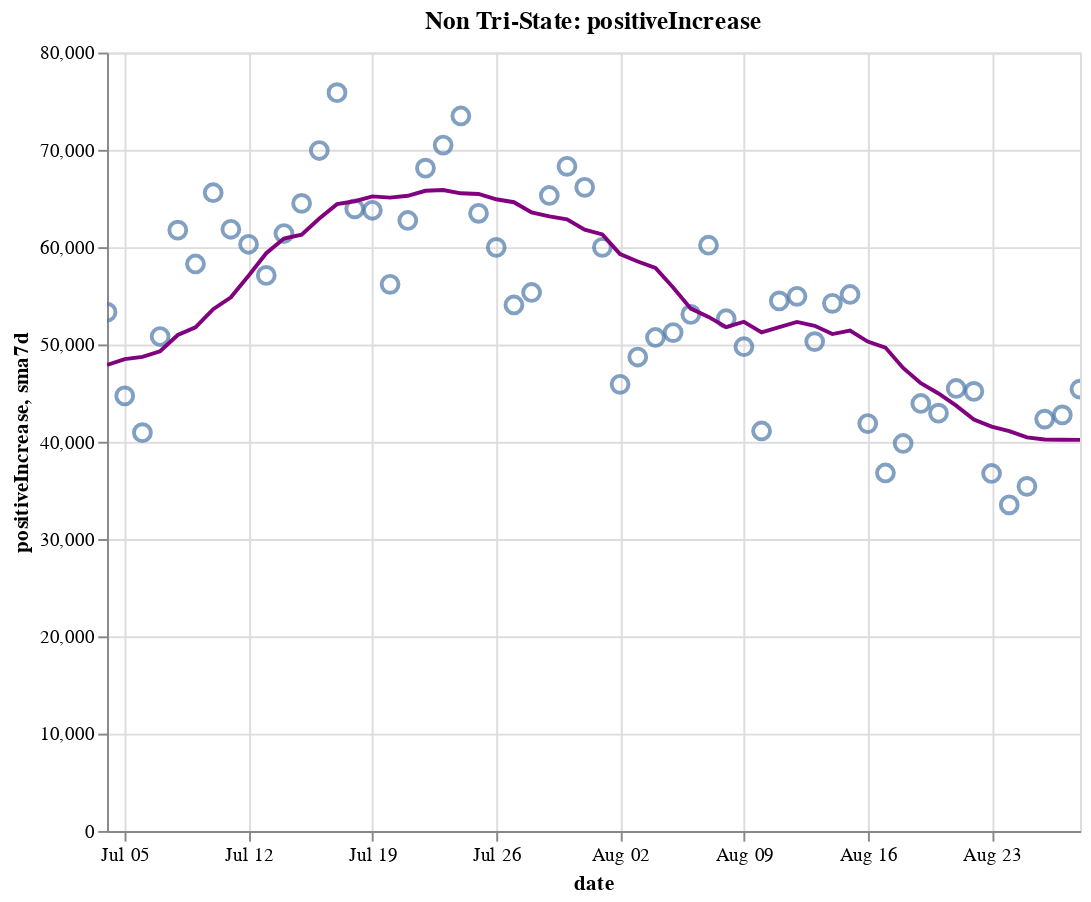

This figure's notebook cell:
### Code cell
create_plot(non_tristate, 'positiveIncrease')

### Figure 1 — Vega-Lite specification as saved in the notebook (floating-point values rounded to 4 significant figures)
{"config": {"view": {"continuousWidth": 400, "continuousHeight": 300}}, "layer": [{"layer": [{"mark": {"type": "point", "size": 75}, "encoding": {"tooltip": [{"type": "temporal", "field": "date"}, {"type": "quantitative", "field": "positiveIncrease"}, {"type": "quantitative", "field": "sma7d"}], "x": {"type": "temporal", "field": "date"}, "y": {"type": "quantitative", "field": "positiveIncrease"}}, "selection": {"selector014": {"type": "interval", "bind": "scales", "encodings": ["x", "y"]}}}, {"mark": {"type": "line", "color": "purple"}, "encoding": {"x": {"type": "temporal", "field": "date"}, "y": {"type": "quantitative", "field": "sma7d"}}}]}, {"mark": {"type": "rule", "color": "#aaa"}, "encoding": {"x": {"type": "temporal", "field": "date"}}, "transform": [{"filter": {"selection": "selector013"}}]}, {"mark": "circle", "encoding": {"opacity": {"condition": {"value": 1, "selection": "selector013"}, "value": 0}, "tooltip": [{"type": "temporal", "field": "date"}, {"type": "quantitative", "field": "positiveIncrease"}, {"type": "quantitative", "field": "sma7d"}], "x": {"type": "temporal", "field": "date"}, "y": {"type": "quantitative", "field": "positiveIncrease"}}, "selection": {"selector013": {"type": "single", "encodings": ["x"], "on": "mouseover", "nearest": true, "empty": "none"}}}, {"mark": {"type": "text", "align": "left", "dx": 5, "dy": -5, "stroke": "white", "strokeWidth": 2}, "encoding": {"text": {"type": "quantitative", "field": "positiveIncrease"}, "tooltip": [{"type": "temporal", "field": "date"}, {"type": "quantitative", "field": "positiveIncrease"}, {"type": "quantitative", "field": "sma7d"}], "x": {"type": "temporal", "field": "date"}, "y": {"type": "quantitative", "field": "positiveIncrease"}}, "transform": [{"filter": {"selection": "selector013"}}]}, {"mark": {"type": "text", "align": "left", "dx": 5, "dy": -5}, "encoding": {"text": {"type": "quantitative", "field": "positiveIncrease"}, "tooltip": [{"type": "temporal", "field": "date"}, {"type": "quantitative", "field": "positiveIncrease"}, {"type": "quantitative", "field": "sma7d"}], "x": {"type": "temporal", "field": "date"}, "y": {"type": "quantitative", "field": "positiveIncrease"}}, "transform": [{"filter": {"selection": "selector013"}}]}], "data": {"name": "data-e6e797f76be2d54a6e2a43571a1aa511"}, "height": 400, "title": "Non Tri-State: positiveIncrease", "width": 500, "$schema": "https://vega.github.io/schema/vega-lite/v4.8.1.json", "datasets": {"data-e6e797f76be2d54a6e2a43571a1aa511": [{"date": "2020-07-04T00:00:00", "totalTestResultsIncrease": 550000.0, "positiveIncrease": 53320.0, "death": 78030.0, "deathIncrease": 270.0, "positiveRate": 0.097, "state": "Non Tri-State", "sma7d": 47890.0}, {"date": "2020-07-05T00:00:00", "totalTestResultsIncrease": 567600.0, "positiveIncrease": 44710.0, "death": 78210.0, "deathIncrease": 179.0, "positiveRate": 0.079, "state": "Non Tri-State", "sma7d": 48490.0}, {"date": "2020-07-06T00:00:00", "totalTestResultsIncrease": 441900.0, "positiveIncrease": 40930.0, "death": 78420.0, "deathIncrease": 212.0, "positiveRate": 0.093, "state": "Non Tri-State", "sma7d": 48720.0}, {"date": "2020-07-07T00:00:00", "totalTestResultsIncrease": 563800.0, "positiveIncrease": 50810.0, "death": 79280.0, "deathIncrease": 859.0, "positiveRate": 0.09, "state": "Non Tri-State", "sma7d": 49300.0}, {"date": "2020-07-08T00:00:00", "totalTestResultsIncrease": 560000.0, "positiveIncrease": 61740.0, "death": 80010.0, "deathIncrease": 730.0, "positiveRate": 0.11, "state": "Non Tri-State", "sma7d": 50970.0}, {"date": "2020-07-09T00:00:00", "totalTestResultsIncrease": 609500.0, "positiveIncrease": 58270.0, "death": 80840.0, "deathIncrease": 822.0, "positiveRate": 0.096, "state": "Non Tri-State", "sma7d": 51770.0}, {"date": "2020-07-10T00:00:00", "totalTestResultsIncrease": 717600.0, "positiveIncrease": 65590.0, "death": 81650.0, "deathIncrease": 814.0, "positiveRate": 0.091, "state": "Non Tri-State", "sma7d": 53630.0}, {"date": "2020-07-11T00:00:00", "totalTestResultsIncrease": 600600.0, "positiveIncrease": 61840.0, "death": 82350.0, "deathIncrease": 705.0, "positiveRate": 0.103, "state": "Non Tri-State", "sma7d": 54840.0}, {"date": "2020-07-12T00:00:00", "totalTestResultsIncrease": 651700.0, "positiveIncrease": 60300.0, "death": 82810.0, "deathIncrease": 455.0, "positiveRate": 0.093, "state": "Non Tri-State", "sma7d": 57070.0}, {"date": "2020-07-13T00:00:00", "totalTestResultsIncrease": 622800.0, "positiveIncrease": 57090.0, "death": 83080.0, "deathIncrease": 275.0, "positiveRate": 0.092, "state": "Non Tri-State", "sma7d": 59380.0}, {"date": "2020-07-14T00:00:00", "totalTestResultsIncrease": 677000.0, "positiveIncrease": 61400.0, "death": 83790.0, "deathIncrease": 708.0, "positiveRate": 0.091, "state": "Non Tri-State", "sma7d": 60890.0}, {"date": "2020-07-15T00:00:00", "totalTestResultsIncrease": 677000.0, "positiveIncrease": 64500.0, "death": 84610.0, "deathIncrease": 816.0, "positiveRate": 0.095, "state": "Non Tri-State", "sma7d": 61280.0}, {"date": "2020-07-16T00:00:00", "totalTestResultsIncrease": 727800.0, "positiveIncrease": 69930.0, "death": 85500.0, "deathIncrease": 896.0, "positiveRate": 0.096, "state": "Non Tri-State", "sma7d": 62950.0}, {"date": "2020-07-17T00:00:00", "totalTestResultsIncrease": 752000.0, "positiveIncrease": 75880.0, "death": 86420.0, "deathIncrease": 915.0, "positiveRate": 0.101, "state": "Non Tri-State", "sma7d": 64420.0}, {"date": "2020-07-18T00:00:00", "totalTestResultsIncrease": 681400.0, "positiveIncrease": 63930.0, "death": 87260.0, "deathIncrease": 846.0, "positiveRate": 0.094, "state": "Non Tri-State", "sma7d": 64720.0}, {"date": "2020-07-19T00:00:00", "totalTestResultsIncrease": 703600.0, "positiveIncrease": 63790.0, "death": 87770.0, "deathIncrease": 506.0, "positiveRate": 0.091, "state": "Non Tri-State", "sma7d": 65220.0}, {"date": "2020-07-20T00:00:00", "totalTestResultsIncrease": 645700.0, "positiveIncrease": 56180.0, "death": 88110.0, "deathIncrease": 335.0, "positiveRate": 0.087, "state": "Non Tri-State", "sma7d": 65090.0}, {"date": "2020-07-21T00:00:00", "totalTestResultsIncrease": 673600.0, "positiveIncrease": 62740.0, "death": 89120.0, "deathIncrease": 1014.0, "positiveRate": 0.093, "state": "Non Tri-State", "sma7d": 65280.0}, {"date": "2020-07-22T00:00:00", "totalTestResultsIncrease": 699400.0, "positiveIncrease": 68110.0, "death": 90260.0, "deathIncrease": 1137.0, "positiveRate": 0.097, "state": "Non Tri-State", "sma7d": 65790.0}, {"date": "2020-07-23T00:00:00", "totalTestResultsIncrease": 744000.0, "positiveIncrease": 70490.0, "death": 91270.0, "deathIncrease": 1015.0, "positiveRate": 0.095, "state": "Non Tri-State", "sma7d": 65870.0}, {"date": "2020-07-24T00:00:00", "totalTestResultsIncrease": 803900.0, "positiveIncrease": 73480.0, "death": 92400.0, "deathIncrease": 1129.0, "positiveRate": 0.091, "state": "Non Tri-State", "sma7d": 65530.0}, {"date": "2020-07-25T00:00:00", "totalTestResultsIncrease": 719000.0, "positiveIncrease": 63480.0, "death": 93400.0, "deathIncrease": 999.0, "positiveRate": 0.088, "state": "Non Tri-State", "sma7d": 65470.0}, {"date": "2020-07-26T00:00:00", "totalTestResultsIncrease": 732400.0, "positiveIncrease": 59970.0, "death": 93940.0, "deathIncrease": 544.0, "positiveRate": 0.082, "state": "Non Tri-State", "sma7d": 64920.0}, {"date": "2020-07-27T00:00:00", "totalTestResultsIncrease": 642900.0, "positiveIncrease": 54060.0, "death": 94970.0, "deathIncrease": 1026.0, "positiveRate": 0.084, "state": "Non Tri-State", "sma7d": 64620.0}, {"date": "2020-07-28T00:00:00", "totalTestResultsIncrease": 672600.0, "positiveIncrease": 55340.0, "death": 96060.0, "deathIncrease": 1086.0, "positiveRate": 0.082, "state": "Non Tri-State", "sma7d": 63560.0}, {"date": "2020-07-29T00:00:00", "totalTestResultsIncrease": 730700.0, "positiveIncrease": 65310.0, "death": 97520.0, "deathIncrease": 1466.0, "positiveRate": 0.089, "state": "Non Tri-State", "sma7d": 63160.0}, {"date": "2020-07-30T00:00:00", "totalTestResultsIncrease": 711300.0, "positiveIncrease": 68310.0, "death": 98750.0, "deathIncrease": 1229.0, "positiveRate": 0.096, "state": "Non Tri-State", "sma7d": 62850.0}, {"date": "2020-07-31T00:00:00", "totalTestResultsIncrease": 611000.0, "positiveIncrease": 66150.0, "death": 100000.0, "deathIncrease": 1295.0, "positiveRate": 0.108, "state": "Non Tri-State", "sma7d": 61800.0}, {"date": "2020-08-01T00:00:00", "totalTestResultsIncrease": 662600.0, "positiveIncrease": 59980.0, "death": 101200.0, "deathIncrease": 1164.0, "positiveRate": 0.091, "state": "Non Tri-State", "sma7d": 61300.0}, {"date": "2020-08-02T00:00:00", "totalTestResultsIncrease": 591300.0, "positiveIncrease": 45900.0, "death": 101700.0, "deathIncrease": 486.0, "positiveRate": 0.078, "state": "Non Tri-State", "sma7d": 59290.0}, {"date": "2020-08-03T00:00:00", "totalTestResultsIncrease": 639400.0, "positiveIncrease": 48710.0, "death": 102200.0, "deathIncrease": 502.0, "positiveRate": 0.076, "state": "Non Tri-State", "sma7d": 58530.0}, {"date": "2020-08-04T00:00:00", "totalTestResultsIncrease": 638600.0, "positiveIncrease": 50720.0, "death": 103400.0, "deathIncrease": 1241.0, "positiveRate": 0.079, "state": "Non Tri-State", "sma7d": 57870.0}, {"date": "2020-08-05T00:00:00", "totalTestResultsIncrease": 593000.0, "positiveIncrease": 51220.0, "death": 104800.0, "deathIncrease": 1335.0, "positiveRate": 0.086, "state": "Non Tri-State", "sma7d": 55850.0}, {"date": "2020-08-06T00:00:00", "totalTestResultsIncrease": 642000.0, "positiveIncrease": 53090.0, "death": 106000.0, "deathIncrease": 1238.0, "positiveRate": 0.083, "state": "Non Tri-State", "sma7d": 53680.0}, {"date": "2020-08-07T00:00:00", "totalTestResultsIncrease": 685100.0, "positiveIncrease": 60200.0, "death": 107300.0, "deathIncrease": 1313.0, "positiveRate": 0.088, "state": "Non Tri-State", "sma7d": 52830.0}, {"date": "2020-08-08T00:00:00", "totalTestResultsIncrease": 608500.0, "positiveIncrease": 52640.0, "death": 108400.0, "deathIncrease": 1075.0, "positiveRate": 0.087, "state": "Non Tri-State", "sma7d": 51780.0}, {"date": "2020-08-09T00:00:00", "totalTestResultsIncrease": 609200.0, "positiveIncrease": 49760.0, "death": 109000.0, "deathIncrease": 604.0, "positiveRate": 0.082, "state": "Non Tri-State", "sma7d": 52330.0}, {"date": "2020-08-10T00:00:00", "totalTestResultsIncrease": 626400.0, "positiveIncrease": 41110.0, "death": 109400.0, "deathIncrease": 417.0, "positiveRate": 0.066, "state": "Non Tri-State", "sma7d": 51250.0}, {"date": "2020-08-11T00:00:00", "totalTestResultsIncrease": 648300.0, "positiveIncrease": 54470.0, "death": 110700.0, "deathIncrease": 1307.0, "positiveRate": 0.084, "state": "Non Tri-State", "sma7d": 51780.0}, {"date": "2020-08-12T00:00:00", "totalTestResultsIncrease": 378700.0, "positiveIncrease": 54950.0, "death": 112200.0, "deathIncrease": 1495.0, "positiveRate": 0.145, "state": "Non Tri-State", "sma7d": 52320.0}, {"date": "2020-08-13T00:00:00", "totalTestResultsIncrease": 776600.0, "positiveIncrease": 50290.0, "death": 113400.0, "deathIncrease": 1145.0, "positiveRate": 0.065, "state": "Non Tri-State", "sma7d": 51920.0}, {"date": "2020-08-14T00:00:00", "totalTestResultsIncrease": 740400.0, "positiveIncrease": 54220.0, "death": 114600.0, "deathIncrease": 1199.0, "positiveRate": 0.073, "state": "Non Tri-State", "sma7d": 51060.0}, {"date": "2020-08-15T00:00:00", "totalTestResultsIncrease": 636500.0, "positiveIncrease": 55140.0, "death": 115800.0, "deathIncrease": 1200.0, "positiveRate": 0.087, "state": "Non Tri-State", "sma7d": 51420.0}, {"date": "2020-08-16T00:00:00", "totalTestResultsIncrease": 683900.0, "positiveIncrease": 41870.0, "death": 116400.0, "deathIncrease": 611.0, "positiveRate": 0.061, "state": "Non Tri-State", "sma7d": 50290.0}, {"date": "2020-08-17T00:00:00", "totalTestResultsIncrease": 548000.0, "positiveIncrease": 36790.0, "death": 116800.0, "deathIncrease": 394.0, "positiveRate": 0.067, "state": "Non Tri-State", "sma7d": 49680.0}, {"date": "2020-08-18T00:00:00", "totalTestResultsIncrease": 564300.0, "positiveIncrease": 39820.0, "death": 118000.0, "deathIncrease": 1178.0, "positiveRate": 0.071, "state": "Non Tri-State", "sma7d": 47580.0}, {"date": "2020-08-19T00:00:00", "totalTestResultsIncrease": 558900.0, "positiveIncrease": 43930.0, "death": 119400.0, "deathIncrease": 1402.0, "positiveRate": 0.079, "state": "Non Tri-State", "sma7d": 46010.0}, {"date": "2020-08-20T00:00:00", "totalTestResultsIncrease": 582400.0, "positiveIncrease": 42940.0, "death": 120500.0, "deathIncrease": 1122.0, "positiveRate": 0.074, "state": "Non Tri-State", "sma7d": 44960.0}, {"date": "2020-08-21T00:00:00", "totalTestResultsIncrease": 622200.0, "positiveIncrease": 45480.0, "death": 121600.0, "deathIncrease": 1109.0, "positiveRate": 0.073, "state": "Non Tri-State", "sma7d": 43710.0}, {"date": "2020-08-22T00:00:00", "totalTestResultsIncrease": 645900.0, "positiveIncrease": 45170.0, "death": 122600.0, "deathIncrease": 1023.0, "positiveRate": 0.07, "state": "Non Tri-State", "sma7d": 42290.0}, {"date": "2020-08-23T00:00:00", "totalTestResultsIncrease": 555200.0, "positiveIncrease": 36740.0, "death": 123200.0, "deathIncrease": 563.0, "positiveRate": 0.066, "state": "Non Tri-State", "sma7d": 41550.0}, {"date": "2020-08-24T00:00:00", "totalTestResultsIncrease": 547000.0, "positiveIncrease": 33520.0, "death": 123500.0, "deathIncrease": 333.0, "positiveRate": 0.061, "state": "Non Tri-State", "sma7d": 41080.0}, {"date": "2020-08-25T00:00:00", "totalTestResultsIncrease": 552300.0, "positiveIncrease": 35410.0, "death": 124600.0, "deathIncrease": 1138.0, "positiveRate": 0.064, "state": "Non Tri-State", "sma7d": 40460.0}, {"date": "2020-08-26T00:00:00", "totalTestResultsIncrease": 544800.0, "positiveIncrease": 42320.0, "death": 125900.0, "deathIncrease": 1280.0, "positiveRate": 0.078, "state": "Non Tri-State", "sma7d": 40230.0}, {"date": "2020-08-27T00:00:00", "totalTestResultsIncrease": 625700.0, "positiveIncrease": 42760.0, "death": 127000.0, "deathIncrease": 1116.0, "positiveRate": 0.068, "state": "Non Tri-State", "sma7d": 40200.0}, {"date": "2020-08-28T00:00:00", "totalTestResultsIncrease": 671000.0, "positiveIncrease": 45410.0, "death": 128000.0, "deathIncrease": 1011.0, "positiveRate": 0.068, "state": "Non Tri-State", "sma7d": 40190.0}]}}
